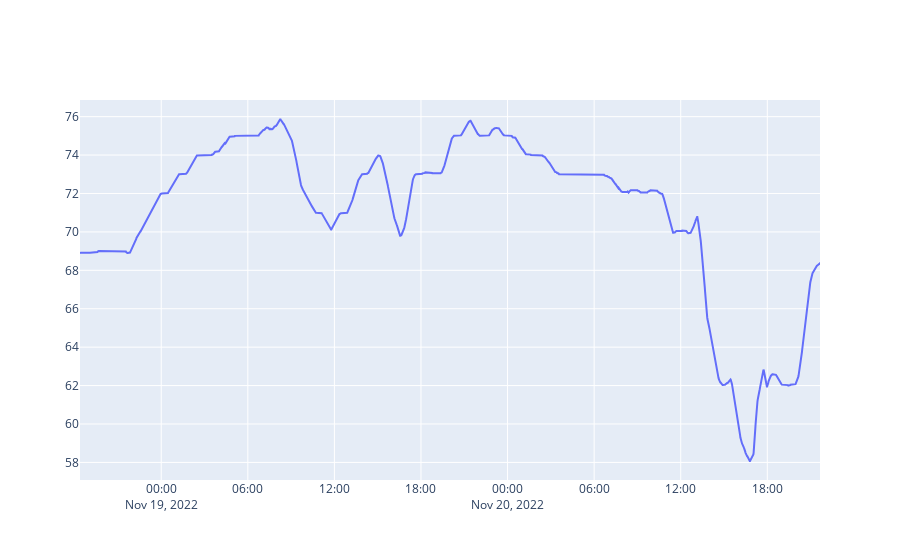

Notebook code for this chart:
### Code cell
fig = go.Figure([go.Scatter(x=df['timestamp'], y=df['whumidity'])])
fig.show()

### Figure 1 — Plotly figure (JSON) as saved in the notebook; plotly's stock layout.template omitted (floating-point values rounded to 4 significant figures; data arrays with more than 128 entries replaced by an {"elided": "..."} marker saying what was removed)
{"data": [{"type": "scatter", "x": {"elided": "3026 str values"}, "y": {"elided": "3026 float values"}}], "layout": {"autosize": true, "xaxis": {"autorange": true, "range": ["2022-11-18 18:22:14.5599", "2022-11-20 21:39:04.3975"], "type": "date"}, "yaxis": {"autorange": true, "range": [57.08, 76.87], "type": "linear"}}}
